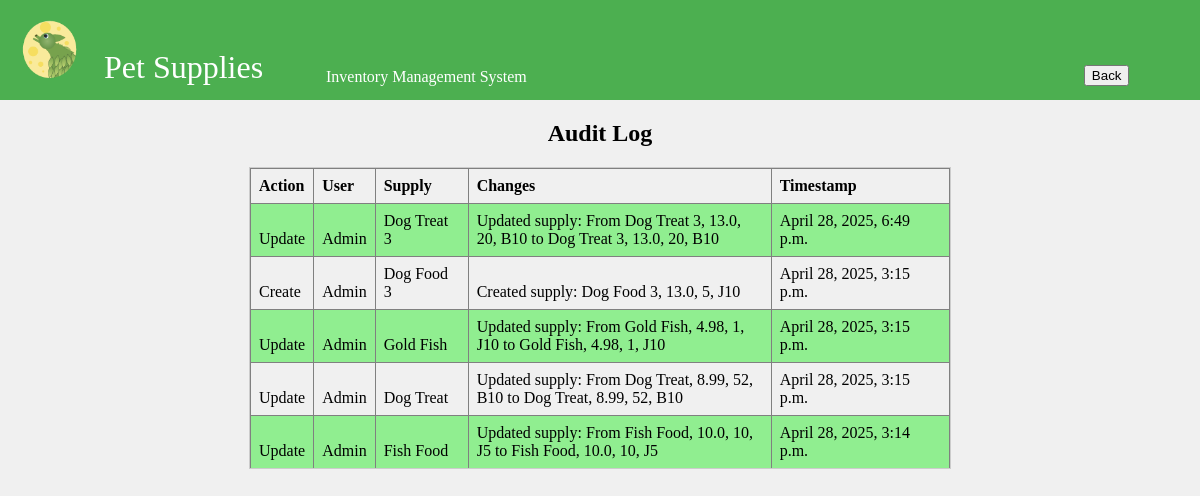
The app's page /audit-log/, older data.
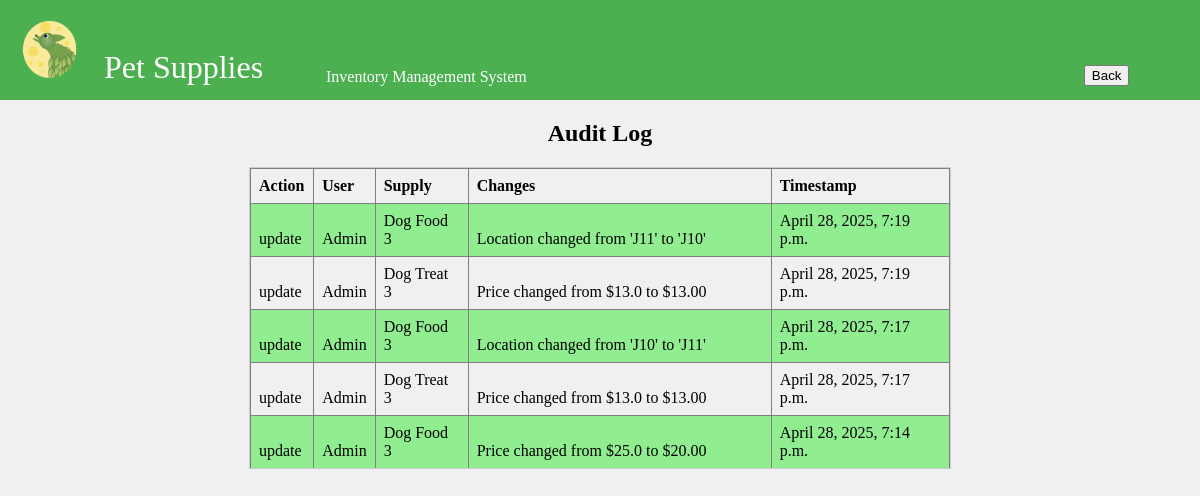
The same page, newer data.
### inventory/models.py (models this page shows, shortened)
class AuditLog(models.Model):
    ACTION_CHOICES = (
        ('CREATE', 'Create'),
        ('UPDATE', 'Update'),
        ('DELETE', 'Delete'),
    )
    user = models.ForeignKey(User, on_delete=models.SET_NULL, null=True)  # Track the user making the change
    action = models.CharField(max_length=10, choices=ACTION_CHOICES)  # The type of action (CREATE, UPDATE, DELETE)
    supply = models.ForeignKey(Supply, on_delete=models.CASCADE)  # Link to the supply that was changed
    changes = models.TextField()  # Description of what was changed
    timestamp = models.DateTimeField(auto_now_add=True)  # When the change was made

class Supply(models.Model):
    name = models.CharField(max_length=255, primary_key=True)
    price = models.FloatField()
    quantity = models.IntegerField()
    location = models.CharField(max_length=255)
    reorder_point = models.PositiveIntegerField(default=5)

### inventory/views.py (the view)
# urls.py: path('audit-log/', views.audit_log, name='audit_log'),  # URL for audit logs
def audit_log(request):
    logs = AuditLog.objects.all().order_by('-timestamp')
    return render(request, 'inventory/audit_log.html', {'logs': logs})

### inventory/templates/inventory/audit_log.html (shortened to what this page needs)
{% load static %}
<!DOCTYPE html>
<html lang="en">
<head>
    <link rel="stylesheet" href="{% static 'css/styles.css' %}">
</head>
<body>
    <div class="header-container">
        <table class = "nav_tab">
            <tr>
                <td>
    <img src="{% static 'icons/TLeafLogo2sm.png' %}" alt="T Leaf Logo">
</td>
 <td class = "pet">
    <div class = "head">
        Pet Supplies
        </div>
    </td>
<td class = "warn2">
    Inventory Management System
</td>
<td class = "warn2">
    <a href="{% url 'index' %}">
        <button type="submit">Back
        </button>
        </a>
</td>
</tr>
</table>
</div>
<center>
    <h2>Audit Log</h2>
    <div class="table-container">
    <table border="1" class="data_tab">
        <tr>
            <th>Action</th>
            <th>User</th>
            <th>Supply</th>
            <th>Changes</th>
            <th>Timestamp</th>
        </tr>
        {% for log in logs %}
        <tr>
            <td>{{ log.get_action_display }}</td>
            <td>{{ log.user.username }}</td>
            <td>{{ log.supply.name }}</td>
            <td class = "changes">{{ log.changes }}</td>
            <td>{{ log.timestamp }}</td>
        </tr>
        {% endfor %}
    </table>
</div>
</center>
</body>
</html>

Row changes from the older to the newer data that the page shows:
no longer on this page (row unchanged): AuditLog: action "Update", user.username "Admin", supply.name "Dog Treat 3", changes "Updated supply: From Dog Treat 3, 13.0, 20, B10 to Dog Treat 3, 13.0, 20, B10", timestamp "April 28, 2025, 6:49 p.m."
no longer on this page (row unchanged): AuditLog: action "Create", user.username "Admin", supply.name "Dog Food 3", changes "Created supply: Dog Food 3, 13.0, 5, J10", timestamp "April 28, 2025, 3:15 p.m."
no longer on this page (row unchanged): AuditLog: action "Update", user.username "Admin", supply.name "Gold Fish", changes "Updated supply: From Gold Fish, 4.98, 1, J10 to Gold Fish, 4.98, 1, J10", timestamp "April 28, 2025, 3:15 p.m."
no longer on this page (row unchanged): AuditLog: action "Update", user.username "Admin", supply.name "Dog Treat", changes "Updated supply: From Dog Treat, 8.99, 52, B10 to Dog Treat, 8.99, 52, B10", timestamp "April 28, 2025, 3:15 p.m."
no longer on this page (row unchanged): AuditLog: action "Update", user.username "Admin", supply.name "Fish Food", changes "Updated supply: From Fish Food, 10.0, 10, J5 to Fish Food, 10.0, 10, J5", timestamp "April 28, 2025, 3:14 p.m."
added AuditLog: action "update", user.username "Admin", supply.name "Dog Food 3", changes "Location changed from 'J11' to 'J10'", timestamp "April 28, 2025, 7:19 p.m."
added AuditLog: action "update", user.username "Admin", supply.name "Dog Treat 3", changes "Price changed from $13.0 to $13.00", timestamp "April 28, 2025, 7:19 p.m."
added AuditLog: action "update", user.username "Admin", supply.name "Dog Food 3", changes "Location changed from 'J10' to 'J11'", timestamp "April 28, 2025, 7:17 p.m."
added AuditLog: action "update", user.username "Admin", supply.name "Dog Treat 3", changes "Price changed from $13.0 to $13.00", timestamp "April 28, 2025, 7:17 p.m."
added AuditLog: action "update", user.username "Admin", supply.name "Dog Food 3", changes "Price changed from $25.0 to $20.00", timestamp "April 28, 2025, 7:14 p.m."
